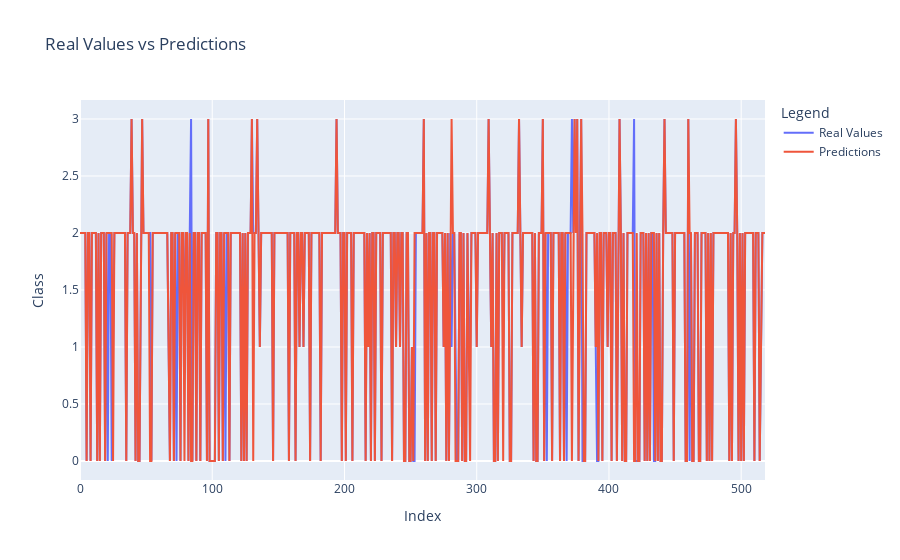

This figure's notebook cell:
### Code cell
#real x values predictions
fig = go.Figure()
fig.add_trace(go.Scatter(y=y_test.values, mode='lines', name='Real Values'))
fig.add_trace(go.Scatter(y=final_model_predictions, mode='lines', name='Predictions'))
fig.update_layout(
    title='Real Values vs Predictions',
    xaxis_title='Index',
    yaxis_title='Class',
    legend_title='Legend',
   
)

fig.show()

### Figure 1 — Plotly figure (JSON) as saved in the notebook; plotly's stock layout.template omitted (floating-point values rounded to 4 significant figures; data arrays with more than 128 entries replaced by an {"elided": "..."} marker saying what was removed)
{"data": [{"mode": "lines", "name": "Real Values", "type": "scatter", "y": {"elided": "519 int values"}}, {"mode": "lines", "name": "Predictions", "type": "scatter", "y": {"elided": "519 int values"}}], "layout": {"legend": {"title": {"text": "Legend"}}, "title": {"text": "Real Values vs Predictions"}, "xaxis": {"title": {"text": "Index"}}, "yaxis": {"title": {"text": "Class"}}}}
